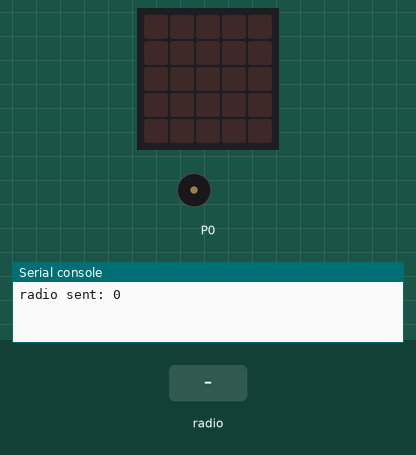
Recording of a program running on a simulated BBC micro:bit (MakeCode). Shown: the board's 5×5 LED display, buzzer (waves = sounding), the last lines printed to the serial console. The test bench sets the inputs (shaded band). No radio messages arrive unless stated (any console line starting 'radio sent:' is added by the test bench).

Above: at 1.2 s.
1.3 s: radio message "0" arrives
At 1.6 s:
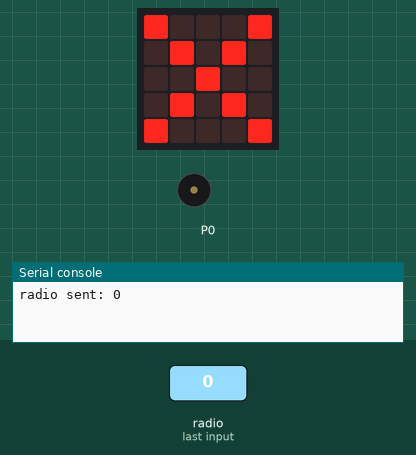
At 2.2 s:
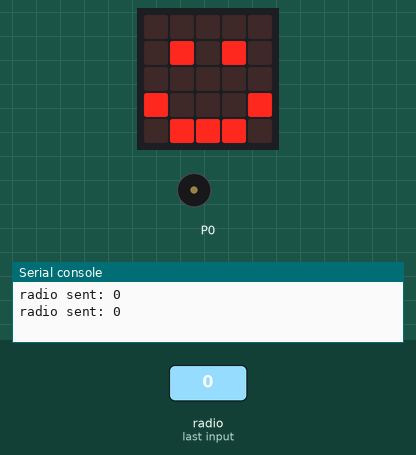
Timing chart, 0 to 4.3 s (numbered marks = the images above; inputs shaded):
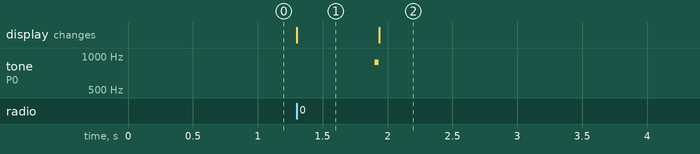

Measured:
- after the input at 1.3 s, tone on P0: silent → 880 Hz after 0.60 s, → silent 0.03 s later; the display: changes at once (image 1)
- what the display in image 1 shows lasts 0.6 s, from 1.3 s to 1.9 s

The program:

main.ts
```typescript
radio.onReceivedNumber(function (receivedNumber) {
    basic.showIcon(IconNames.No)
    music.playTone(880, music.beat(BeatFraction.Sixteenth))
    basic.clearScreen()
    basic.showIcon(IconNames.Happy)
})
radio.setGroup(1)
radio.setTransmitPower(0)
basic.forever(function () {
    radio.sendNumber(0)
    basic.pause(2000)
})
```

test.ts
```typescript
// テストはここに来ます。このパッケージが拡張機能として使用されるときにはコンパイルされません。
```
